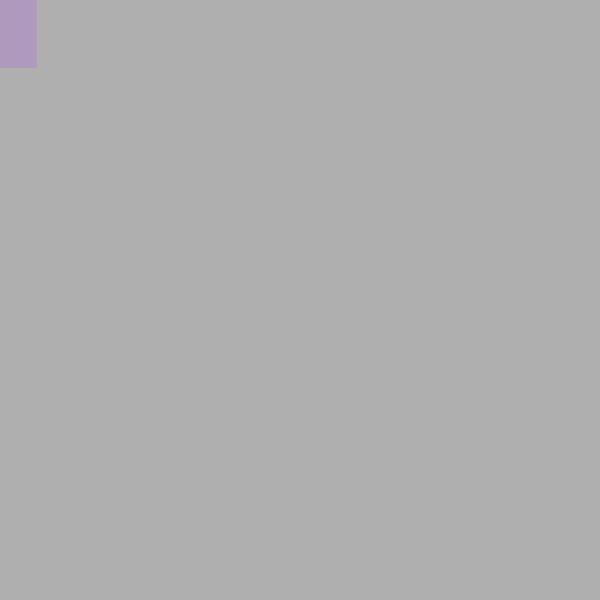
Frame 1 (no input)
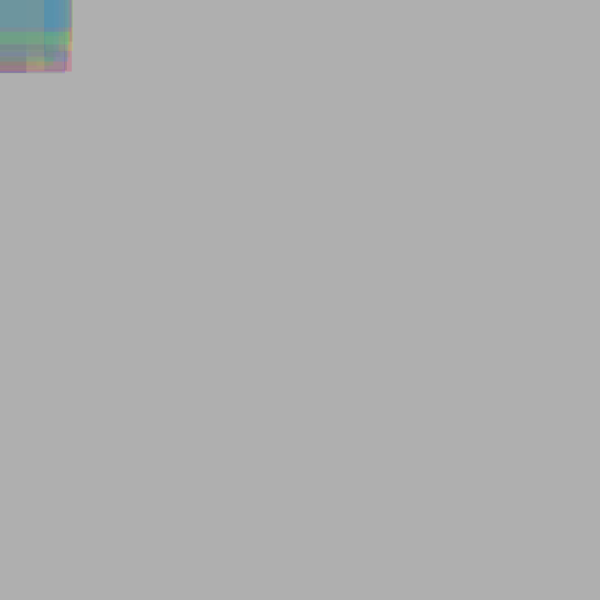
Frame 60 (the mouse pressed at the canvas centre just before this capture)
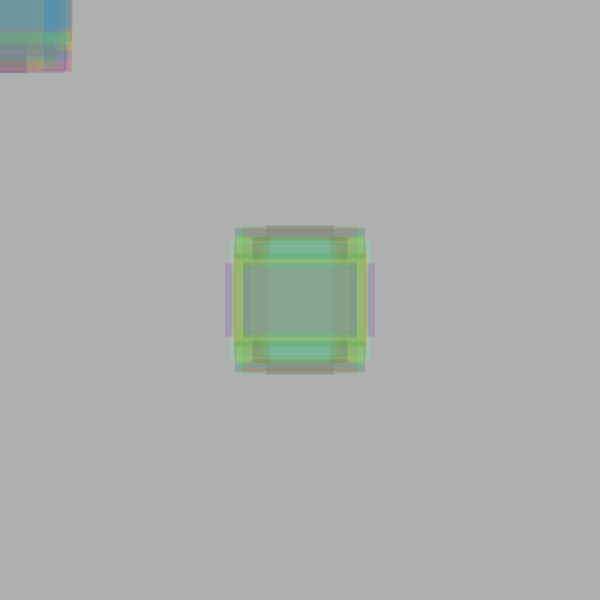
Frame 120 (the mouse held since frame 60 and released just before this capture)

The Processing sketch that drew these frames (run headless with seeded random() and noise(); from frame 60 on, the mouse is pressed at the canvas centre):

// Processing sketch: processing_16404
// ── processing_16404.pde



void setup(){
size(600,600);
background(175); 
smooth();
}

void draw(){   
noStroke();
fill(random(0,255),random(0,255),random(0,255),50);
rectMode(CENTER);
rect(mouseX,mouseY,random(50,150), random(50,150));
}
